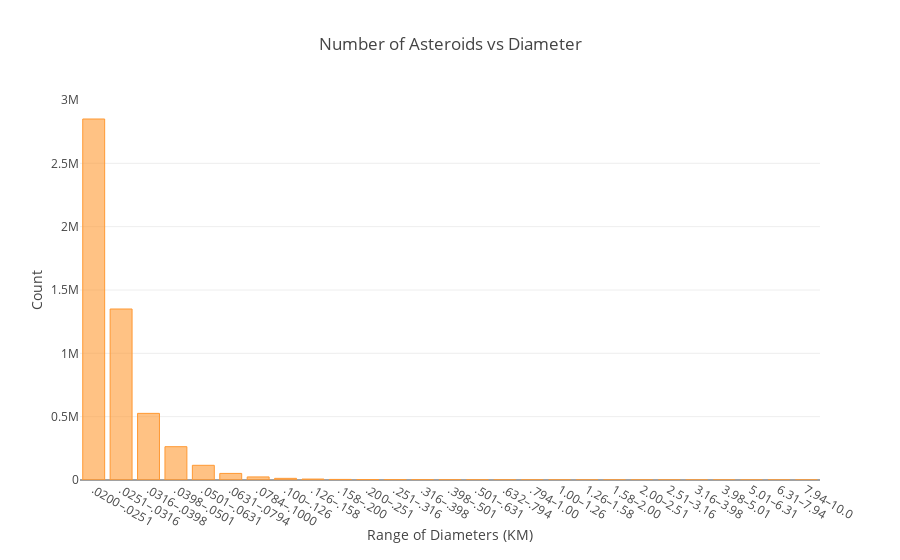

The cell this chart's notebook holds for it:
### Markdown cell above
### Number of Asteroid in Each Category

### Code cell
df.set_index('range_diameter')['number'].iplot(kind='bar',
                                                      layout=dict(yaxis=dict(title='Count'),
                                                                 xaxis=dict(title='Range of Diameters (KM)'),
                                                      title="Number of Asteroids vs Diameter"))

### Figure 1 — Plotly figure (JSON) as saved in the notebook; plotly's stock layout.template omitted (floating-point values rounded to 4 significant figures)
{"data": [{"marker": {"color": "rgba(255, 153, 51, 0.6)", "line": {"color": "rgba(255, 153, 51, 1.0)", "width": 1}}, "name": "number", "orientation": "v", "text": "", "type": "bar", "uid": "e36df8f2-3445-451b-b7fb-a34e3d6d0e05", "x": [".0200–.0251", ".0251–.0316", ".0316–.0398", ".0398–.0501", ".0501–.0631", ".0631–.0794", ".0784–.1000", ".100–.126", ".126–.158", ".158–.200", ".200–.251", ".251–.316", ".316–.398", ".398–.501", ".501–.631", ".632–.794", ".794–1.00", "1.00–1.26", "1.26–1.58", "1.58–2.00", "2.00–2.51", "2.51–3.16", "3.16–3.98", "3.98–5.01", "5.01–6.31", "6.31–7.94", "7.94–10.0"], "y": [2850000, 1350000, 526000, 263000, 116000, 52000, 24200, 13000, 7490, 4680, 3380, 2460, 1780, 1380, 1010, 744, 528, 308, 233, 161, 99.4, 55.5, 36.8, 20.4, 12.2, 2.03, 2.02]}], "layout": {"title": {"text": "Number of Asteroids vs Diameter"}, "xaxis": {"title": {"text": "Range of Diameters (KM)"}}, "yaxis": {"title": {"text": "Count"}}}}
